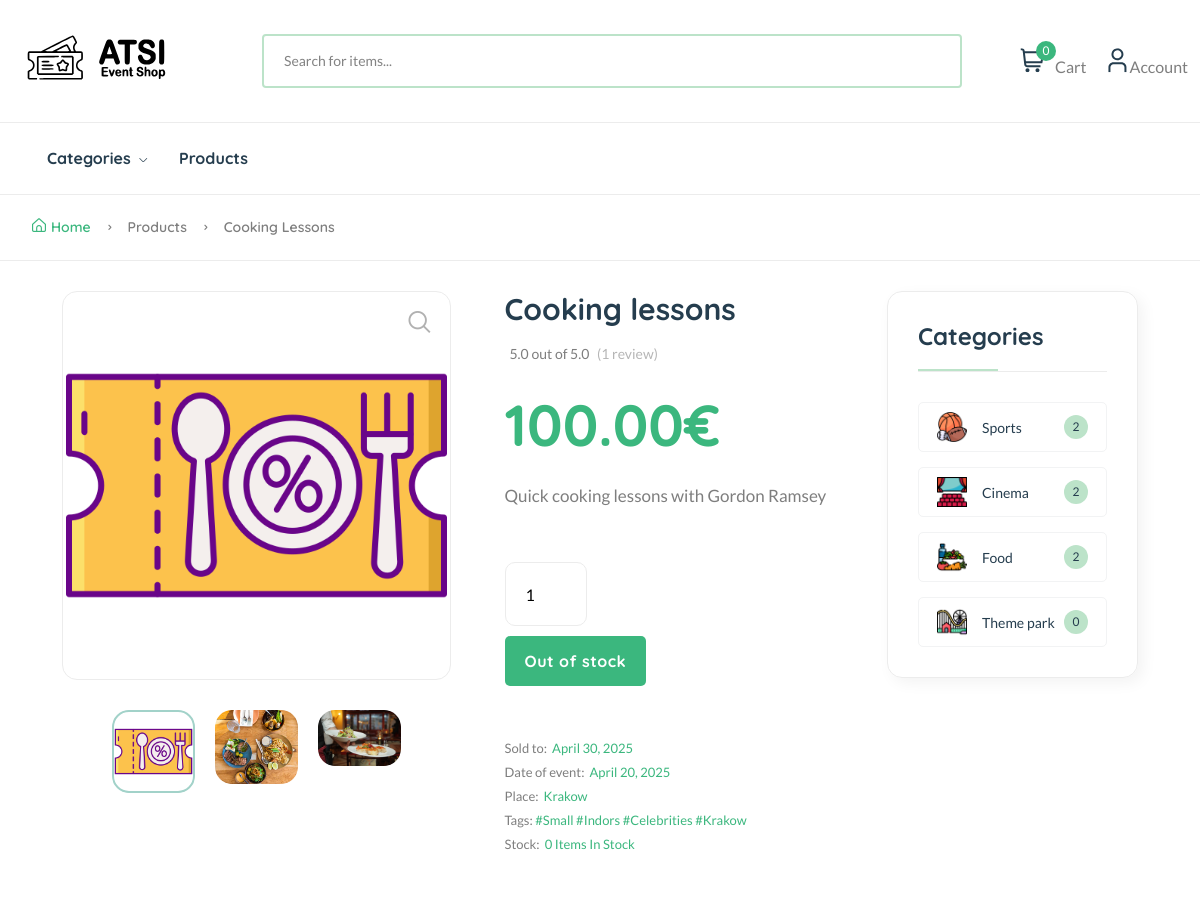
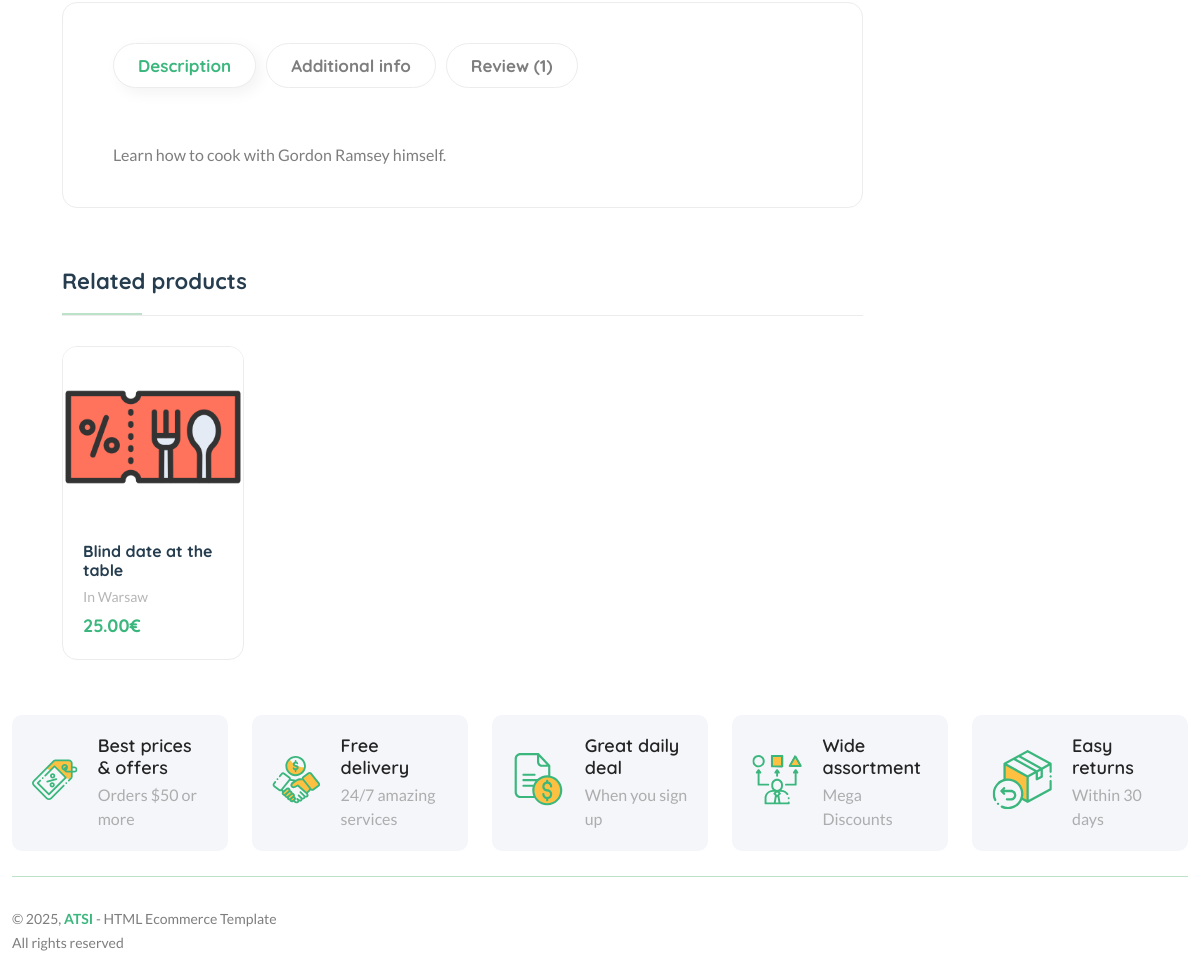
/product/cat21dhf44ca4, run on the app's committed database (2 pictures, top to bottom).
### core/models.py (models this page shows, shortened)
class Product(models.Model):
    pid = ShortUUIDField(unique=True, length=10, max_length=20, prefix="cat", alphabet="abcdefgh12345")
    user = models.ForeignKey(User, on_delete=models.SET_NULL, null=True)
    category = models.ForeignKey(Category, on_delete=models.SET_NULL, null=True, related_name="category")
    title = models.CharField(max_length=100, default="Ticket")
    image = models.ImageField(upload_to=user_directory_path, default="product.jpg")
    place = models.CharField(max_length=100, default="Warsaw")
    date_of_event = models.DateField()
    date_of_sales_start = models.DateField()
    date_of_sales_end = models.DateField()
    short_description = models.CharField(max_length=100, default="This is the product")
    description = models.TextField(null=True, blank=True, default="This is the product description")
    price = models.DecimalField(max_digits=999999999999, decimal_places=2, default="1.00")
    old_price = models.DecimalField(max_digits=999999999999, decimal_places=2, default="2.00")
    specification = models.TextField(null=True, blank=True,)
    stock_count = models.IntegerField(default=100)
    tags = TaggableManager(blank=True)
    product_status = models.CharField(choices=STATUS, max_length=10, default="in_review")
    in_stock = models.BooleanField(default=True)
    featured = models.BooleanField(default=False)
    sku = ShortUUIDField(unique=True, length=4, max_length=10, prefix="sku", alphabet="1234567890")
    class Meta:
        verbose_name_plural = "Products"
        constraints = [
            models.CheckConstraint(
                check=models.Q(date_of_sales_start__lte=models.F('date_of_event')) &
                      models.Q(date_of_sales_end__gte=models.F('date_of_event')),
                name='event_date_between_sales_dates'
            )
        ]

class ProductImages(models.Model):
    images = models.ImageField(upload_to="product-images", default="product.jpg")
    product = models.ForeignKey(Product, related_name="p_images", on_delete=models.SET_NULL, null=True)
    date = models.DateTimeField(auto_now_add=True)
    class Meta:
        verbose_name_plural = "Product Images"

class Category(models.Model):
    cid = ShortUUIDField(unique=True, length=10, max_length=20, prefix="cat", alphabet="abcdefgh12345")
    title = models.CharField(max_length=100)
    image = models.ImageField(upload_to="category")
    class Meta:
        verbose_name_plural = "Categories"

### core/views.py (the view)
# urls.py: path("product/<pid>", product_detail_view, name="product-detail"),
def product_detail_view(request, pid):
    product = Product.objects.get(pid=pid)
    product_image = product.p_images.all()
    related = Product.objects.filter(category=product.category).exclude(pid=pid)
    reviews = ProductReview.objects.filter(product=product).order_by("-date")
    average_rating = ProductReview.objects.filter(product=product).aggregate(rating=Avg('rating'))
    review_form = ProductReviewForm()
    make_review = True
    if request.user.is_authenticated:
        user_review_count = ProductReview.objects.filter(user=request.user, product=product).count()
        if user_review_count > 0:
            make_review = False
    context = {
        "product": product,
        "product_image": product_image,
        "related": related,
        "reviews": reviews,
        "average_rating": average_rating,
        "review_form": review_form,
        "make_review": make_review,
    }
    return render(request, "core/product-detail.html", context)

### core/forms.py
class ProductReviewForm(forms.ModelForm):
    review = forms.CharField(widget=forms.Textarea(attrs={'placeholder': "Write your review"}))
    class Meta:
        model = ProductReview
        fields = ['review', 'rating']

### core/context_processor.py (called while the page is built)
def default(request):
    categories = Category.objects.all()
    address = ""
    if request.user.is_authenticated:
        address = Address.objects.filter(user=request.user)
    return {
        'categories': categories,
        'address': address,
    }

### templates/core/product-detail.html (shortened to what this page needs)
{% extends 'partials/base.html' %}
{% load static %}
{% block content %}
    <main class="main">
        <div class="page-header breadcrumb-wrap">
            <div class="container">
                <div class="breadcrumb">
                    <a href="{% url 'core:index' %}" rel="nofollow"><i class="fi-rs-home mr-5"></i>Home</a>
                    <span></span> Products <span></span> {{product.title}}
                </div>
            </div>
        </div>
        <div class="container mb-30">
            <div class="row">
                <div class="col-xl-11 col-lg-12 m-auto">
                    <div class="row">
                        <div class="col-xl-9">
                            <div class="product-detail accordion-detail">
                                <div class="row mb-50 mt-30">
                                    <div class="col-md-6 col-sm-12 col-xs-12 mb-md-0 mb-sm-5">
                                        <div class="detail-gallery">
                                            <span class="zoom-icon"><i class="fi-rs-search"></i></span>
                                            <div class="product-image-slider">
                                                <figure class="border-radius-10">
                                                    <img src="{{ product.image.url }}" alt="product image" />
                                                </figure>
                                            </div>
                                            <div class="slider-nav-thumbnails">
                                                <div><img src="{{ product.image.url }}" alt="product image" /></div>
                                                {% for p in product_image %}
                                                <div><img src="{{ p.images.url }}" alt="product image" /></div>
                                                {% endfor %}
                                            </div>
                                        </div>
                                    </div>
                                    <div class="col-md-6 col-sm-12 col-xs-12">
                                        <div class="detail-info pr-30 pl-30">
                                            <h2 class="title-detail">{{product.title}}</h2>
                                            <div class="product-detail-rating">
                                                {% if reviews.count > 0 %}
                                                <div class="product-rate-cover text-end">
                                                    <div class="font-small ml-5">
                                                        <a>{{ average_rating.rating|floatformat:1 }} out of 5.0</a>
                                                        <span class="font-small ml-5 text-muted">({{reviews.count}} review{{reviews.count|pluralize}})</span>
                                                    </div>
                                                </div>
                                                {% else %}
                                                <div class="product-rate-cover text-end">
                                                    <p class="font-small">Product hasn't been reviewed yet.</p>
                                                </div>
                                                {% endif %}
                                            </div>
                                            <div class="clearfix product-price-cover">
                                                <div class="product-price primary-color float-left">
                                                    <span class="current-price text-brand current-price current-product-price-{{ product.id }}" id="current-product-price">{{product.price}}</span><span class="current-price text-brand">€</span>
                                                </div>
                                            </div>
                                            <div class="short-desc mb-30">
                                                <p class="font-lg">{{product.short_description}}</p>
                                            </div>
                                            <div class="detail-extralink mb-50">
                                                    <br>
                                                        <input type="number" value="1" name="" id="product-quantity" class="w-25 mb-10 product-quantity-{{ product.id }}">
                                                    <br>
                                                <div class="product-extra-link2">
                                                    {% if product.in_stock %}
                                                    <button type="submit" class="button button-add-to-cart add-to-cart-btn" data-index="{{ product.id }}" id="add-to-cart-btn"><i class="fi-rs-shopping-cart"></i>Add to cart</button>
                                                    {% else %}
                                                    <button type="submit" class="button button-add-to-cart add-to-cart-btn" data-index="{{ product.id }}" id="add-to-cart-btn" disabled> Out of stock</button>
                                                    {% endif %}
                                                </div>
                                            </div>
                                            <div class="font-xs">
                                                <ul class="float-start">
                                                    <li>Sold to:<span class="in-stock text-brand ml-5">{{product.date_of_sales_end}} </span></li>
                                                    <li>Date of event:<span class="in-stock text-brand ml-5">{{product.date_of_event}} </span></li>
                                                    <li>Place:<span class="in-stock text-brand ml-5">{{product.place}} </span></li>
                                                    {% if product.tags.count != 0 %}
                                                    <li>Tags: {% for tag in product.tags.all %}<a href="{% url 'core:tags' tag.slug %}" rel="tag"> #{{tag.name}}</a>{% endfor %} </li>
                                                    {% endif %}
                                                    <li>Stock:<span class="in-stock text-brand ml-5">{{product.stock_count}} Item{{product.stock_count|pluralize}} In Stock</span></li>
                                                </ul>
                                            </div>
                                        </div>
                                    </div>
                                </div>
                                <div class="product-info">
                                    <div class="tab-style3">
                                        <ul class="nav nav-tabs text-uppercase">
                                            <li class="nav-item">
                                                <a class="nav-link active" id="Description-tab" data-bs-toggle="tab" href="#Description">Description</a>
                                            </li>
                                            <li class="nav-item">
                                                <a class="nav-link" id="Additional-info-tab" data-bs-toggle="tab" href="#Additional-info">Additional info</a>
                                            </li>
                                            <li class="nav-item">
                                                <a class="nav-link" id="Reviews-tab" data-bs-toggle="tab" href="#Reviews">Review{{reviews.count|pluralize}} ({{reviews.count}})</a>
                                            </li>
                                        </ul>
                                        <div class="tab-content shop_info_tab entry-main-content">
                                            <div class="tab-pane fade show active" id="Description">
                                                <div class="">
                                                    <p>{{product.description}}</p>
                                                </div>
                                            </div>
                                        </div>
                                    </div>
                                </div>
                                <div class="row mt-60">
                                    <div class="col-12">
                                        {% if related %}
                                        <h2 class="section-title style-1 mb-30">Related products</h2>
                                        {% endif %}
                                    </div>
                                    <div class="col-12">
                                        <div class="row related-products">
                                            {% for r in related %}
                                            <div class="col-lg-3 col-md-4 col-12 col-sm-6">
                                                <div class="product-cart-wrap hover-up">
                                                    <div class="product-img-action-wrap">
                                                        <div class="product-img product-img-zoom">
                                                            <a href="{% url 'core:product-detail' r.pid %}" tabindex="0">
                                                                <img class="default-img" src="{{r.image.url}}" alt="" />
                                                            </a>
                                                        </div>
                                                    </div>
                                                    <div class="product-content-wrap">
                                                        <h2><a href="{% url 'core:product-detail' r.pid %}" tabindex="0">{{r.title}}</a></h2>
                                                        <div>
                                                            <span class="font-small text-muted">In <a>{{ r.place }}</a></span>
                                                        </div>
                                                        <div class="product-price">
                                                            <span class="current-product-price-{{ r.id }}">{{r.price}}</span><span>€</span>
                                                        </div>
                                                    </div>
                                                </div>
                                            </div>
                                            {% endfor %}
                                        </div>
                                    </div>
                                </div>
                            </div>
                        </div>
                        <div class="col-xl-3 primary-sidebar sticky-sidebar mt-30">
                            <div class="sidebar-widget widget-category-2 mb-30">
                                <h5 class="section-title style-1 mb-30">Categories</h5>
                                <ul>
                                    {% for c in categories %}
                                    <li>
                                        <a href="{% url 'core:category-product-list' c.cid %}"> <img src="{{c.image.url}}" alt="" />{{c.title}}</a><span class="count">{{c.category.count}}</span>
                                    </li>
                                    {% endfor %}
                                </ul>
                            </div>
                        </div>
                    </div>
                </div>
            </div>
        </div>
    </main>
{% endblock content %}

### data on the page
Product: title "Cooking Lessons", image (picture), title "Cooking lessons", price "100.00", short_description "Quick cooking lessons with Gordon Ramsey", date_of_sales_end "April 30, 2025", date_of_event "April 20, 2025", place "Krakow", stock_count "0", description "Learn how to cook with Gordon Ramsey himself."
ProductImages: images (picture)
ProductImages: images (picture)
Tag: name "Small"
Tag: name "Indors"
Tag: name "Celebrities"
Tag: name "Krakow"
Product: image (picture), title "Blind date at the table", place "Warsaw", price "25.00"
Category: image (picture), title "Sports", category.count "2"
Category: image (picture), title "Cinema", category.count "2"
Category: image (picture), title "Food", category.count "2"
Category: image (picture), title "Theme park", category.count "0"

### other printed values
{{ request.session.cart_data_obj|length }} "0"
{{ average_rating.rating|floatformat:1 }} "5.0"
{{ reviews.count }} "1"
